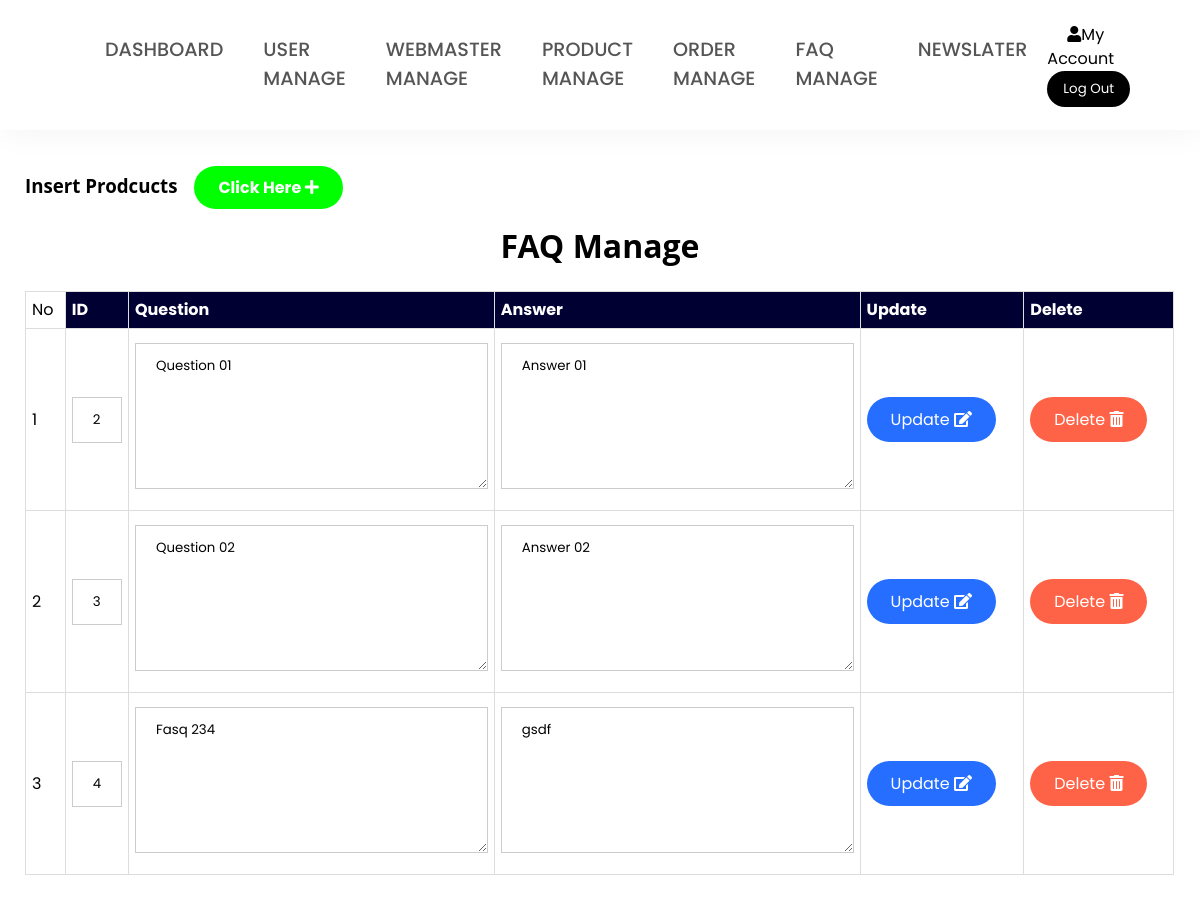
Page /BackEnd/FAQManage.php on the committed database.
### tables this page shows
CREATE TABLE IF NOT EXISTS `faq` (
  `ID` int(11) NOT NULL AUTO_INCREMENT,
  `FAQ` varchar(400) DEFAULT NULL,
  `Answer` varchar(400) NOT NULL,
  PRIMARY KEY (`ID`)
);

### BackEnd/FAQManage.php (the view, shortened to what this page needs)
<!DOCTYPE html>
<html>
<head>
	<link rel="stylesheet" type="text/css" href="../CSS/style.css">
	<link rel="stylesheet" type="text/css" href="../CSS/SignUpCSS.css" />
	<link rel="stylesheet" href="https://pro.fontawesome.com/releases/v5.10.0/css/all.css" />
</head>
<body>
	  <nav>
    <div class="navigationBar">
      <ul class="meanu">
	  <li><a href="Dashboard.php">Dashboard</a></li>
        <li><a href="CustomerManage.php">User Manage</a></li>
        <li><a href="AdminMange.php">webmaster Manage</a></li>
        <li><a href="ProductManage.php">Product Manage</a></li>
        <li><a href="OrderManage.php">Order Manage</a></li>
        <li><a href="FAQManage.php">FAQ Manage</a></li>
        <li><a href="NewsLater.php">NewsLater</a></li>
      </ul>
      <div class="Right_M">
        <form action="../BackEnd/Dashboard.php" method="post">
          <a href="UserAccount.php"><i class="fas fa-user"></i>My Account</a>
          <button class="BClass" type="submit" name="Logout">Log Out</button>
        </form>
      </div>
    </div>
  </nav>
	<div class="card-wrapper">
		<br><h3>Insert Prodcucts <a class="addbtn" href="InsertFAQ.php">Click Here <i class="fas fa-plus"></i></a></h3>
		<h1 align="center">FAQ Manage</h1>
		<table width="1149" border="1" id="customersData">
			<tbody>
				<tr>
					<td width="22">No </td>
					<th width="22">ID </th>
					<th width="318">Question</th>
					<th width="318">Answer</th>
					<th width="20">Update</th>
					<th width="20">Delete</th>
				</tr>
				<tr>
					<?php
					$con = mysqli_connect("localhost", "root", "", "shoefactory");
					$sql = "SELECT * FROM `faq`";
					$results = mysqli_query($con, $sql);
					if (mysqli_num_rows($results) > 0) {
						$count = 0;
						while ($row = mysqli_fetch_assoc($results)) {
							$count++;
							echo "<form action='FAQManage.php' method='post'>";
							echo "<tr><td>" . $count . "</td><td> <input type='text' readonly name='ID' class='form-control' value=" . $row["ID"] . "></td><td>  <textarea rows='6' cols='70' class='form-control' name='txtQ'>" . $row["FAQ"] . "</textarea></td><td> <textarea rows='6' cols='70' class='form-control' name='txtA'>" . $row["Answer"] . "</textarea></td><td>" . "<button name='sub' class='paybtn'> Update <i class='fas fa-edit'></button>" . "</td><td>" . "<button name='de' class='btnde' style='background-color:Tomato;'> Delete  <i class='fas fa-trash-alt'></i></button>" . "</td></tr>";
							echo "</form>";
						}
						echo "</table>";
					} else {
						echo "0 results";
					}
					?>
<br><br>
	</div>
</body>
</html>

### CSS/style.css (style rules this page uses)
* { box-sizing: border-box; font-family: poppins; }
body { line-height: 1.5; margin:0px; padding:0px; font-family: poppins; }
a { text-decoration: none; }
nav { width: 100%; box-shadow: 2px 2px 30px rgba(0,0,0,0.05); z-index: 100; }
.navigationBar { display: flex; justify-content: space-between; align-items: center; padding: 0px 45px; }
.meanu { display: flex; }
.meanu li { margin: 20px; display: flex; text-transform: uppercase; font-weight: 500; position: relative; }
.meanu li a { color: #555555; font-size: 1.2rem; }
.Right_M i { margin-left: 20px; size: 80px; }
.Right_M a { color: black; }
.card-wrapper { max-width: 1150px; margin: 0 auto; }
.paybtn { border-radius: 32px; color: #fff !important; background-color: #256eff !important; border: none; display: inline-block; font-size: 16px; overflow: hidden; text-decoration: none; cursor: pointer; padding: 10px 24px 10px 24px; white-space: nowrap }
.addbtn { border-radius: 32px; color: #fff !important; background-color: lime !important; border: none; font-size: 16px; overflow: hidden; text-decoration: none; cursor: pointer; margin-left: 12px; padding: 10px 24px 10px 24px; white-space: nowrap }
.btnde { background-color: Tomato; border-radius: 32px; color: #fff !important; border: none; font-size: 16px;; display: inline-block; padding: 10px 24px 10px 24px; overflow: hidden; text-decoration: none; cursor: pointer; white-space: nowrap }

### CSS/SignUpCSS.css (style rules this page uses)
body { margin:0px; padding:0px; font-family: poppins; }
* { box-sizing: border-box; font-family: poppins; }
a { text-decoration: none; }
nav { width: 100%; box-shadow: 2px 2px 30px rgba(0,0,0,0.05); z-index: 100; }
.navigationBar { display: flex; justify-content: space-between; align-items: center; padding: 0px 45px; }
.meanu { display: flex; }
.meanu li { margin: 20px; display: flex; text-transform: uppercase; font-weight: 500; position: relative; }
.meanu li a { color: #555555; font-size: 1.2rem; }
.Right_M i { margin-left: 20px; size: 80px; }
.Right_M a { color: black; }
input[type=text], input[type=password] ,input[type=file], input[type=email], textarea,input[type=date] { width: 100%; padding: 12px 20px; margin: 8px 0; display: inline-block; border: 1px solid #ccc; box-sizing: border-box; }

### BackEnd/FAQManage.php (style rules this page uses)
h1, h2, h3, h4, h5 { font-family: "Open Sans", sans-serif }
#customersData { font-family: Arial, Helvetica, sans-serif; border-collapse: collapse; }
#customersData td, #customersData th { border: 1px solid #ddd; padding: 6px; }
#customersData tr:nth-child(even) { background-color: #f2f2f2; }
#customersData th { text-align: left; background-color: #003; color: white; }
.BClass { border-radius: 32px; color: #fff !important; background-color: #000 !important; border: none; display: inline-block; padding: 8px 16px; vertical-align: middle; overflow: hidden; text-decoration: none; text-align: center; cursor: pointer; white-space: nowrap }

### rows in the picture
faq: ID "2", txtQ "Question 01", txtA "Answer 01"
faq: ID "3", txtQ "Question 02", txtA "Answer 02"
faq: ID "4", txtQ "Fasq 234", txtA "gsdf"
